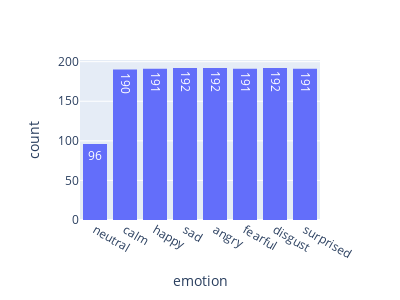

Source (notebook cell):
### Code cell
fdf = df.where(df.filesize < 600000)
fig = px.histogram(fdf, x="emotion", histfunc="count", nbins=8, text_auto=True,width=400, height=300)
fig.show()

### Figure 1 — Plotly figure (JSON) as saved in the notebook; plotly's stock layout.template omitted (floating-point values rounded to 4 significant figures; data arrays with more than 128 entries replaced by an {"elided": "..."} marker saying what was removed)
{"data": [{"alignmentgroup": "True", "bingroup": "x", "histfunc": "count", "hovertemplate": "emotion=%{x}<br>count=%{y}<extra></extra>", "legendgroup": "", "marker": {"color": "#636efa", "pattern": {"shape": ""}}, "name": "", "nbinsx": 8, "offsetgroup": "", "orientation": "v", "showlegend": false, "texttemplate": "%{value}", "type": "histogram", "x": {"elided": "1440 str values"}, "xaxis": "x", "yaxis": "y"}], "layout": {"barmode": "relative", "height": 300, "legend": {"tracegroupgap": 0}, "margin": {"t": 60}, "width": 400, "xaxis": {"anchor": "y", "domain": [0, 1], "title": {"text": "emotion"}}, "yaxis": {"anchor": "x", "domain": [0, 1], "title": {"text": "count"}}}}
